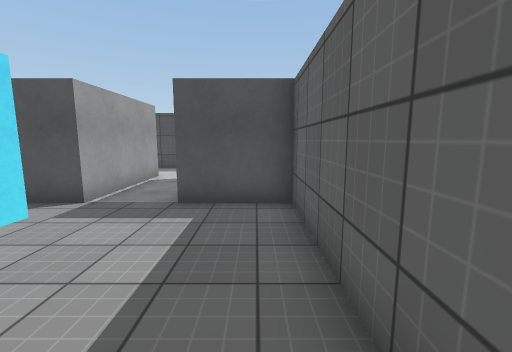
[1] (above)

23 first-person views from a walk through a Unity game level. The camera is 1.5 m above the floor, tilts 8° down and sees 90° across. The floor is counted in squares, 1 m on a side. Each view is taken from the middle of a square. On the plan, view 1 faces up. The plan holds only what a view shows up to about 13 squares ahead; the rest is blank. The place goes on beyond the plan. Surface patterns are stand-ins for the level's own textures.

[2]
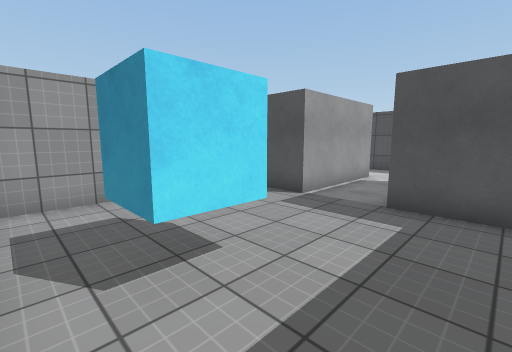

[3]
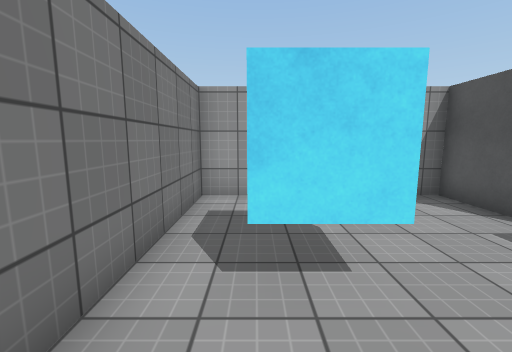

[4]
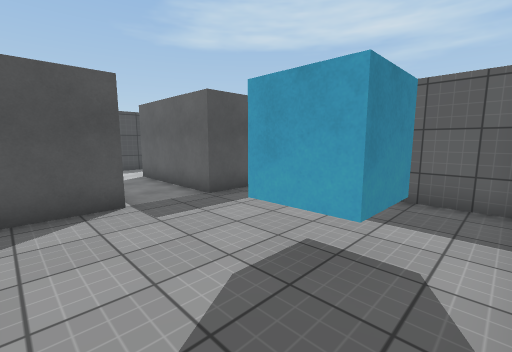

[5]
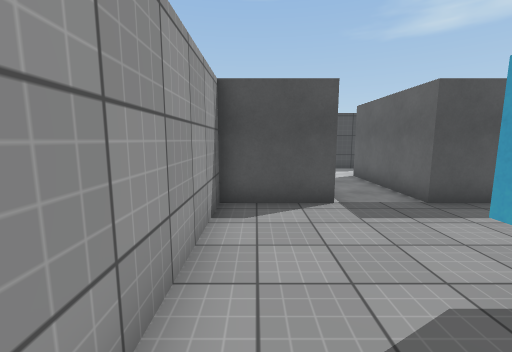

[6]
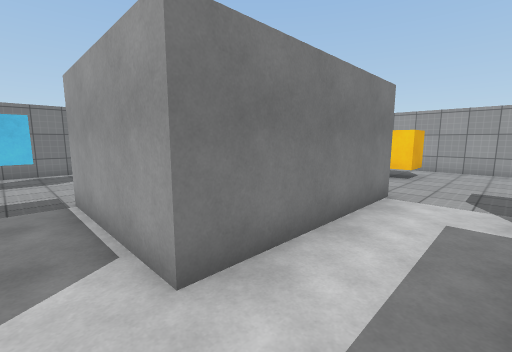

[7]
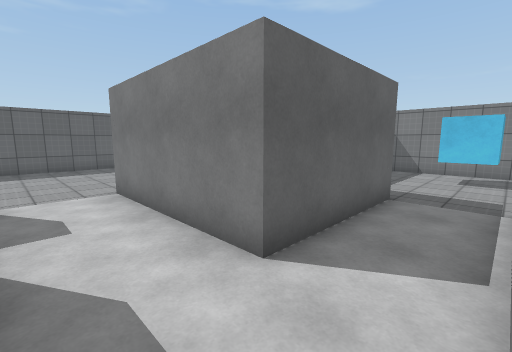

[8]
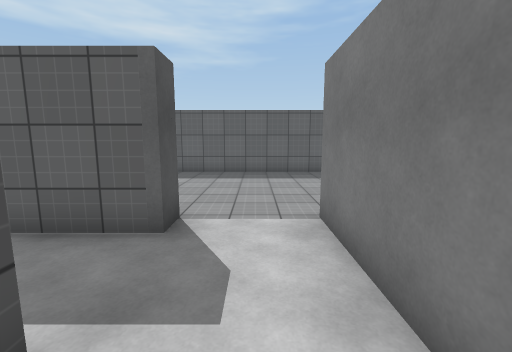

[9]
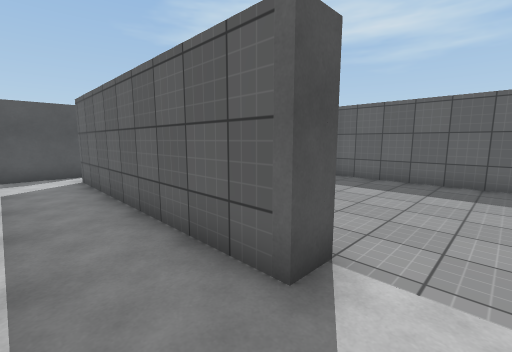

[10]
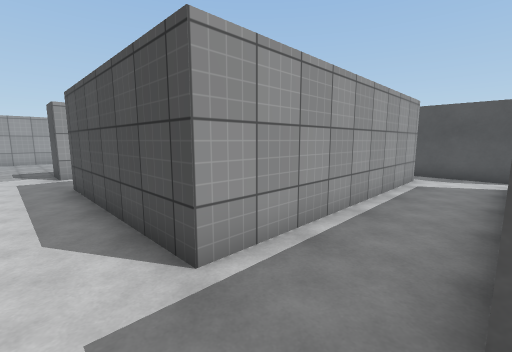

[11]
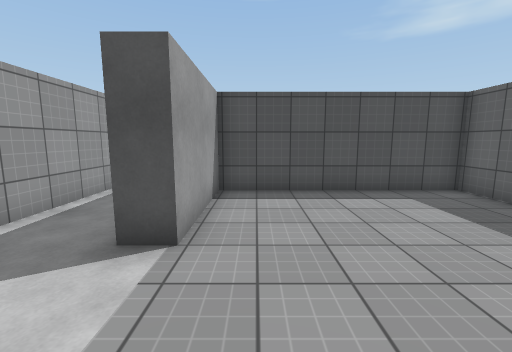

[12]
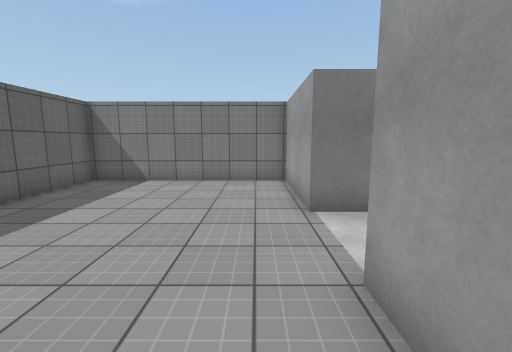

[13]
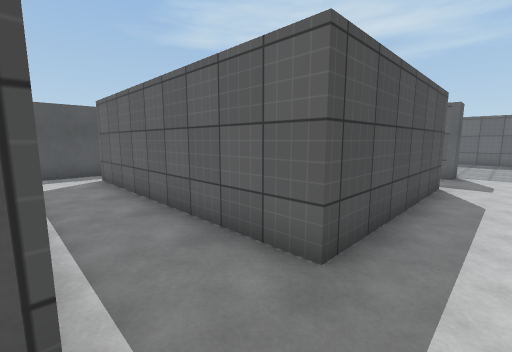

[14]
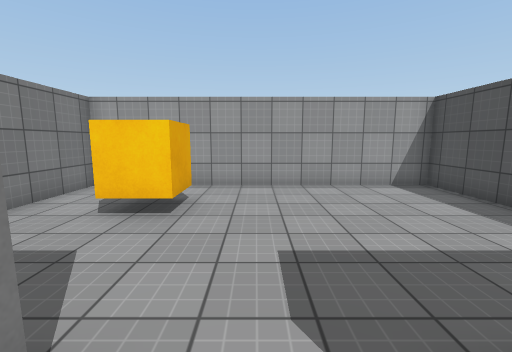

[15]
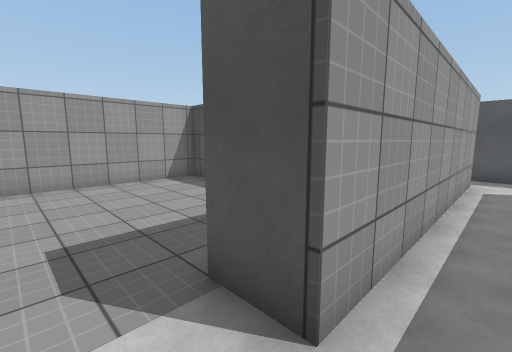

[16]
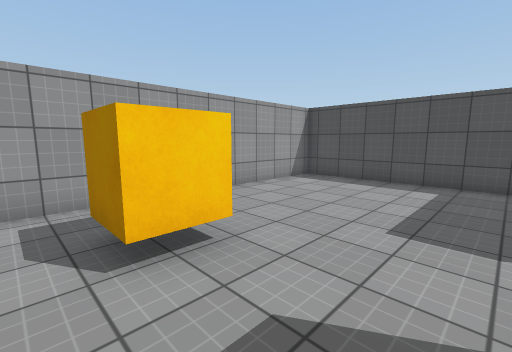

[17]
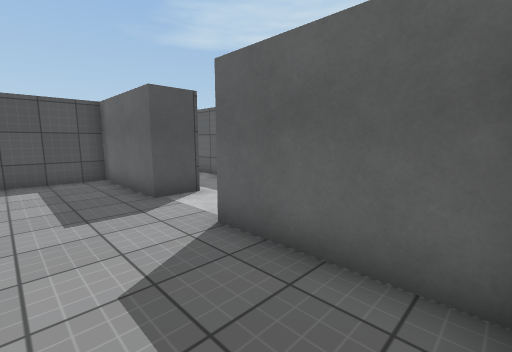

[18]
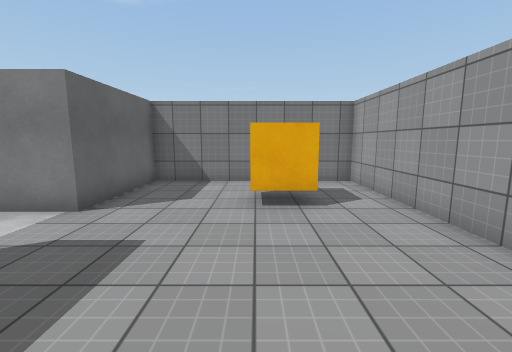

[19]
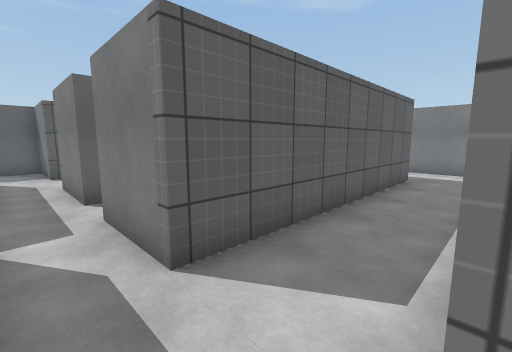

[20]
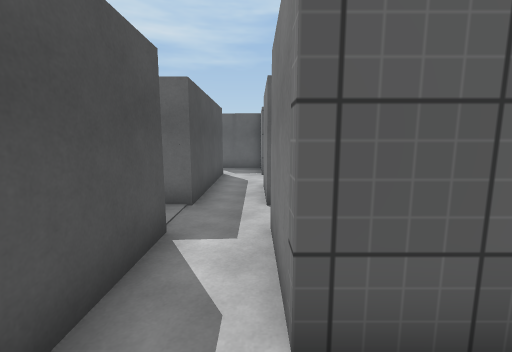

[21]
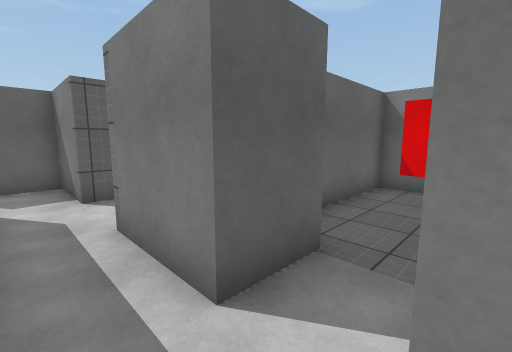

[22]
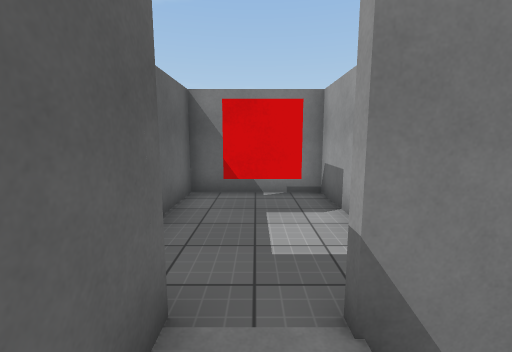

[23]
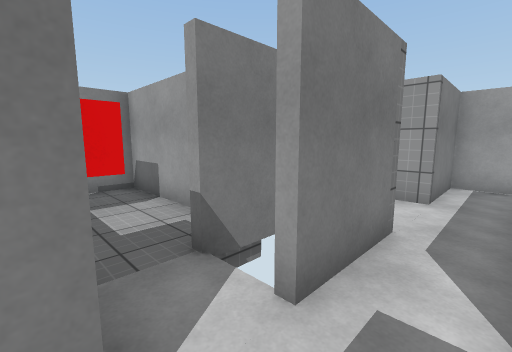

### Floor plan
Points are (right, up) in squares from view 1. A wall is a line through its corners. A room is listed if a view was taken in it or the views show most of it. See-through windows are left out.
Room 1 (views 1, 2, 3, 4, 5)
walls: (0.9, -0.1) (0.9, 6) (-1.9, 6) (-1.9, 10.7); (-4.1, 10.7) (-4.1, 6) (-6.9, 6) (-6.9, -0.5) (0.1, -0.5)
ways out: opening at (-3, 11) to room 2
objects: other object (-3, 1) to (-3, 2)
Room 2 (views 6, 7, 8, 9, 10, 15, 20, 21)
walls: (3.9, 13.5) (3, 13.5) (3, 22.7) (4.4, 22.7); (0.5, 22.7) (0.5, 13.5) (-6.4, 13.5) (-6.4, 22.7) (-3.8, 22.7); (-1.9, 10.7) (3.9, 10.7); (3.5, 24.5) (0.6, 24.5); (-3.9, 24.5) (-9.1, 24.5); (-8.5, 10.7) (-4.1, 10.7); (-8.9, 22.7) (-8.9, 13.5)
ways out: opening at (-3, 11) to room 1; opening at (3.5, 12.5) to room 3; opening at (-9.5, 12.5) to room 4; opening at (-9, 24) to room 5; opening at (-4, 24) to room 7; opening at (1, 24) to room 7; opening at (3.5, 24)
Room 3 (views 11, 12)
walls: (3.9, 10.7) (3.9, 6.6) (11.1, 6.6) (11.1, 17.8) (3.9, 17.8) (3.9, 13.5)
ways out: opening at (3.5, 12.5) to room 2
Room 4 (views 13, 14, 16, 17, 18)
walls: (-8.9, 13.5) (-10.2, 13.5) (-10.2, 17.8) (-17.5, 17.8) (-17.5, 6.6) (-10.2, 6.6) (-10.2, 10.7) (-8.5, 10.7)
ways out: opening at (-9.5, 12.5) to room 2
objects: other object (-15, 9) to (-14, 10)
Room 5 (view 19)
walls: (-11.8, 24.1) (-11.8, 22.7) (-8.9, 22.7)
ways out: opening at (-9, 24) to room 2
Room 6 (view 22)
walls: (-4.9, 19.1) (-4.9, 15.7) (-1.1, 15.7) (-1.1, 19.1); (-2.3, 20.9) (-2.3, 22.7); (-3.8, 22.7) (-3.8, 21)
ways out: opening at (-3, 23) to room 7
objects: red cube (-4, 17) to (-3, 18)
Room 7 (view 23)
walls: (-2.3, 22.7) (0.5, 22.7); (0.6, 24.5) (-2.3, 24.5)
ways out: opening at (-4, 24) to room 2; opening at (1, 24) to room 2; opening at (-3, 23) to room 6; opening at (-3, 25.5)

Where each view was taken, in squares from view 1:
view 1: 0 up, 0 right, facing up
view 2: 0 up, 0 right, facing up-left
view 3: 1 up, 0 right, facing left
view 4: 0 up, 6 left, facing up-right
view 5: 0 up, 6 left, facing up
view 6: 13 up, 3 left, facing down-left
view 7: 13 up, 4 left, facing down-right
view 8: 12 up, 1 left, facing right
view 9: 12 up, 1 right, facing up-right
view 10: 12 up, 3 right, facing up-left
view 11: 10 up, 5 right, facing up
view 12: 16 up, 5 right, facing down
view 13: 12 up, 9 left, facing up-right
view 14: 12 up, 9 left, facing left
view 15: 12 up, 8 left, facing up-left
view 16: 8 up, 11 left, facing up-left
view 17: 7 up, 13 left, facing up-right
view 18: 16 up, 14 left, facing down
view 19: 24 up, 9 left, facing down-right
view 20: 23 up, 8 left, facing right
view 21: 24 up, 4 left, facing down-right
view 22: 23 up, 3 left, facing down
view 23: 24 up, 2 left, facing down-left
